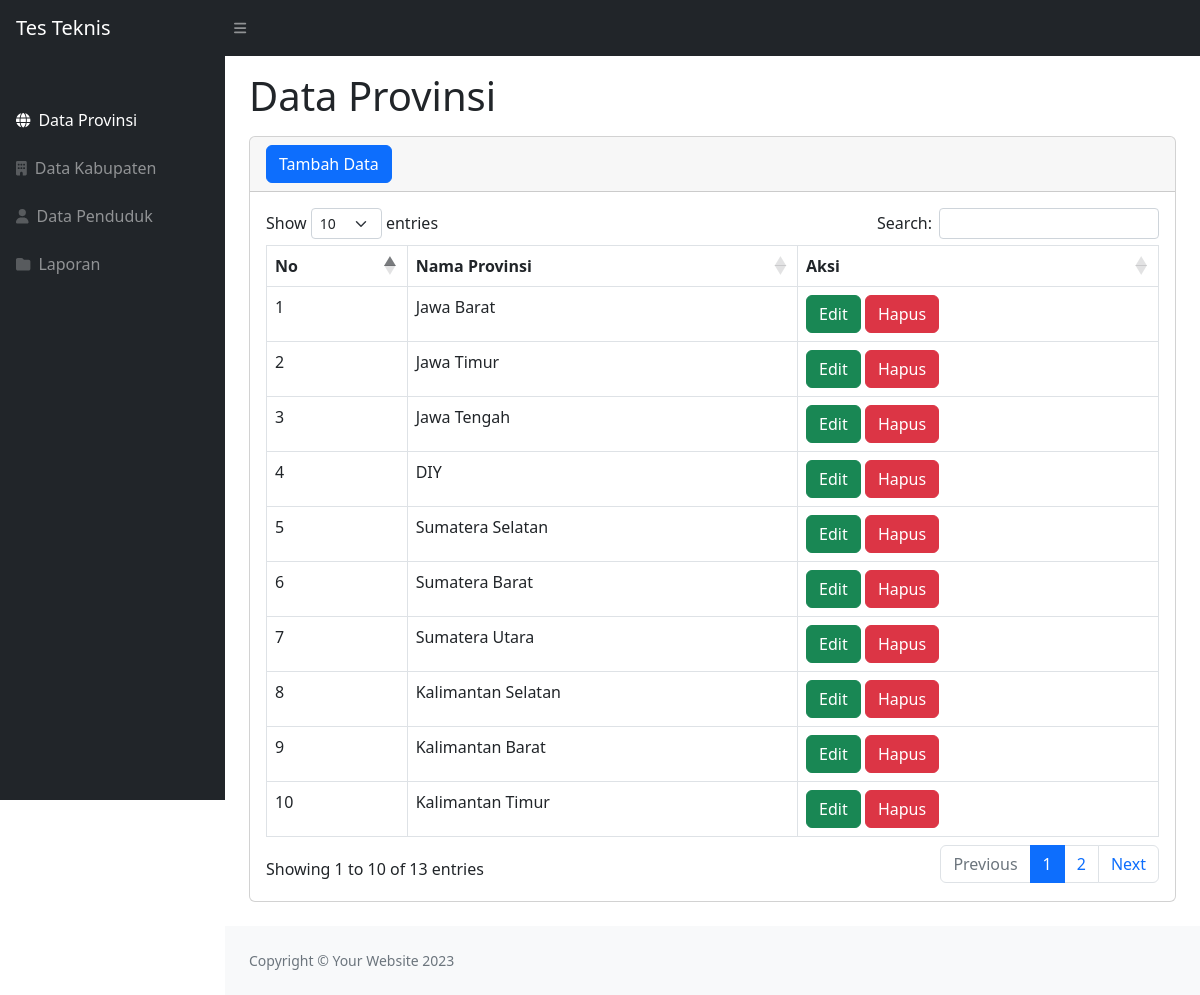
The page /pages/data-provinsi/index.php on the database its author committed.
### tables this page shows
CREATE TABLE `provinsi` (
  `id_provinsi` int NOT NULL,
  `nama_provinsi` varchar(255) NOT NULL
);

### pages/data-provinsi/index.php (the view, shortened to what this page needs)
<?php
include('../../config/connection.php');
?>
<!DOCTYPE html>
<html lang="en">
    <head>
        <link rel="stylesheet" href="https://cdn.datatables.net/1.12.1/css/dataTables.bootstrap5.min.css">
        <link href="../../css/styles.css" rel="stylesheet" />
    </head>
    <body class="sb-nav-fixed">
        <nav class="sb-topnav navbar navbar-expand navbar-dark bg-dark">
            <a class="navbar-brand ps-3" href="#">Tes Teknis</a>
            <button class="btn btn-link btn-sm order-1 order-lg-0 me-4 me-lg-0" id="sidebarToggle" href="#!"><i class="fas fa-bars"></i></button>
        </nav>
        <div id="layoutSidenav">
            <div id="layoutSidenav_nav">
                <nav class="sb-sidenav accordion sb-sidenav-dark" id="sidenavAccordion">
                    <div class="sb-sidenav-menu">
                        <div class="nav">
                            <div class="sb-sidenav-menu-heading"></div>
                            <a class="nav-link active" href="index"> <div class="sb-nav-link-icon"><i class="fas fa-globe"></i></div> Data Provinsi</a>
                            <a class="nav-link" href="../data-kabupaten/index">
                                <div class="sb-nav-link-icon"><i class="fas fa-building"></i></i></div>
                                Data Kabupaten
                            </a>
                            <a class="nav-link" href="../data-penduduk/index">
                                <div class="sb-nav-link-icon"><i class="fas fa-user"></i></div>
                                Data Penduduk
                            </a>
                            <a class="nav-link" href="../laporan/index">
                                <div class="sb-nav-link-icon"><i class="fas fa-folder"></i></div>
                                Laporan
                            </a>
                        </div>
                    </div>
                </nav>
            </div>
            <div id="layoutSidenav_content">
                <main>
                    <div class="container-fluid px-4">
                        <h1 class="mt-3 mb-3">Data Provinsi</h1>
                        <div class="card mb-4">
                            <div class="card-header">
                            <a href="tambah"><button type="button" class="btn btn-primary">Tambah Data</button></a>
                            </div>
                            <div class="card-body">
                                <table id="dataTable" class="table table-bordered" width="100%" cellspacing="0">
                                    <thead>
                                        <tr>
                                            <th>No</th>
                                            <th>Nama Provinsi</th>
                                            <th>Aksi</th>
                                        </tr>
                                    </thead>
                                    <tbody>
                                        <?php
                                            $getprovinsi = mysqli_query($conn, "select * from provinsi");
                                                $i = 1;
                                                while ($data = mysqli_fetch_array($getprovinsi)) {
                                                ?>
                                                    <tr>
                                                        <td><?php echo $i++; ?></td>
                                                        <td><?php echo $data['nama_provinsi'] ?></td>
                                                        <td>
                                                        <a href="edit?id=<?php echo $data['id_provinsi']; ?>"><button type="button" class="btn btn-success">Edit</button></a>
                                                        <a href="hapus?id=<?php echo $data['id_provinsi']; ?>" onclick="return confirm('Apakah Anda yakin akan menghapus data ini?')"><button type="button" class="btn btn-danger">Hapus</button></a>
                                                        </td>
                                                    </tr>
                                        <?php } ?>
                                    </tbody>
                                </table>
                            </div>
                        </div>
                    </div>
                </main>
                <footer class="py-4 bg-light mt-auto">
                    <div class="container-fluid px-4">
                        <div class="d-flex align-items-center justify-content-between small">
                            <div class="text-muted">Copyright &copy; Your Website 2023</div>
                        </div>
                    </div>
                </footer>
            </div>
        </div>
    </body>
</html>

### rows shown on the page
provinsi: nama_provinsi "Jawa Barat"
provinsi: nama_provinsi "Jawa Timur"
provinsi: nama_provinsi "Jawa Tengah"
provinsi: nama_provinsi "DIY"
provinsi: nama_provinsi "Sumatera Selatan"
provinsi: nama_provinsi "Sumatera Barat"
provinsi: nama_provinsi "Sumatera Utara"
provinsi: nama_provinsi "Kalimantan Selatan"
provinsi: nama_provinsi "Kalimantan Barat"
provinsi: nama_provinsi "Kalimantan Timur"
